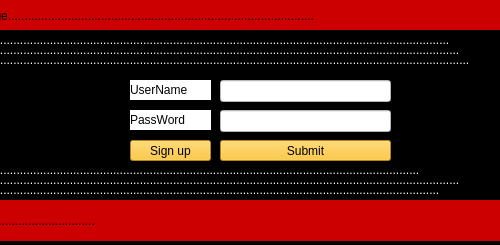
<?xml version="1.0" encoding="UTF-8"?>
<ui version="4.0">
 <class>clientloginpage</class>
 <widget class="QWidget" name="clientloginpage">
  <property name="geometry">
   <rect>
    <x>0</x>
    <y>0</y>
    <width>500</width>
    <height>245</height>
   </rect>
  </property>
  <property name="minimumSize">
   <size>
    <width>500</width>
    <height>245</height>
   </size>
  </property>
  <property name="maximumSize">
   <size>
    <width>500</width>
    <height>245</height>
   </size>
  </property>
  <property name="windowTitle">
   <string>Form</string>
  </property>
  <property name="styleSheet">
   <string notr="true">background-color: rgb(0, 0, 0);
font: 81 8pt &quot;Rockwell Extra Bold&quot;;</string>
  </property>
  <widget class="QLabel" name="label_5">
   <property name="geometry">
    <rect>
     <x>-30</x>
     <y>180</y>
     <width>601</width>
     <height>20</height>
    </rect>
   </property>
   <property name="styleSheet">
    <string notr="true">color: rgb(255, 255, 255);</string>
   </property>
   <property name="text">
    <string>.............................................................................................................................................</string>
   </property>
  </widget>
  <widget class="QLabel" name="label">
   <property name="geometry">
    <rect>
     <x>130</x>
     <y>80</y>
     <width>81</width>
     <height>20</height>
    </rect>
   </property>
   <property name="styleSheet">
    <string notr="true">background-color: rgb(255, 255, 255);</string>
   </property>
   <property name="text">
    <string>UserName</string>
   </property>
  </widget>
  <widget class="QLabel" name="label_6">
   <property name="geometry">
    <rect>
     <x>-10</x>
     <y>170</y>
     <width>601</width>
     <height>20</height>
    </rect>
   </property>
   <property name="styleSheet">
    <string notr="true">color: rgb(255, 255, 255);</string>
   </property>
   <property name="text">
    <string>.............................................................................................................................................</string>
   </property>
  </widget>
  <widget class="QLabel" name="label_2">
   <property name="geometry">
    <rect>
     <x>-250</x>
     <y>200</y>
     <width>1051</width>
     <height>41</height>
    </rect>
   </property>
   <property name="styleSheet">
    <string notr="true">font: 81 18pt &quot;Rockwell Extra Bold&quot;;
background-color: rgb(204, 0, 0);
</string>
   </property>
   <property name="text">
    <string>                             .............. Cinema Iran  ......................................</string>
   </property>
  </widget>
  <widget class="QLabel" name="label_4">
   <property name="geometry">
    <rect>
     <x>130</x>
     <y>110</y>
     <width>81</width>
     <height>20</height>
    </rect>
   </property>
   <property name="styleSheet">
    <string notr="true">background-color: rgb(255, 255, 255);</string>
   </property>
   <property name="text">
    <string>PassWord</string>
   </property>
  </widget>
  <widget class="QLineEdit" name="passline">
   <property name="geometry">
    <rect>
     <x>220</x>
     <y>110</y>
     <width>171</width>
     <height>22</height>
    </rect>
   </property>
   <property name="styleSheet">
    <string notr="true">background-color: rgb(255, 255, 255);</string>
   </property>
  </widget>
  <widget class="QLabel" name="label_3">
   <property name="geometry">
    <rect>
     <x>-160</x>
     <y>0</y>
     <width>1431</width>
     <height>31</height>
    </rect>
   </property>
   <property name="styleSheet">
    <string notr="true">font: 81 18pt &quot;Rockwell Extra Bold&quot;;
background-color: rgb(204, 0, 0);</string>
   </property>
   <property name="text">
    <string>....................... ClientLoginPage............................................................................................</string>
   </property>
  </widget>
  <widget class="QLineEdit" name="userline">
   <property name="geometry">
    <rect>
     <x>220</x>
     <y>80</y>
     <width>171</width>
     <height>22</height>
    </rect>
   </property>
   <property name="styleSheet">
    <string notr="true">background-color: rgb(255, 255, 255);</string>
   </property>
  </widget>
  <widget class="QLabel" name="label_7">
   <property name="geometry">
    <rect>
     <x>0</x>
     <y>50</y>
     <width>601</width>
     <height>20</height>
    </rect>
   </property>
   <property name="styleSheet">
    <string notr="true">color: rgb(255, 255, 255);</string>
   </property>
   <property name="text">
    <string>.............................................................................................................................................</string>
   </property>
  </widget>
  <widget class="QLabel" name="label_8">
   <property name="geometry">
    <rect>
     <x>-10</x>
     <y>40</y>
     <width>601</width>
     <height>20</height>
    </rect>
   </property>
   <property name="styleSheet">
    <string notr="true">color: rgb(255, 255, 255);</string>
   </property>
   <property name="text">
    <string>.............................................................................................................................................</string>
   </property>
  </widget>
  <widget class="QLabel" name="label_9">
   <property name="geometry">
    <rect>
     <x>-20</x>
     <y>30</y>
     <width>601</width>
     <height>20</height>
    </rect>
   </property>
   <property name="styleSheet">
    <string notr="true">color: rgb(255, 255, 255);</string>
   </property>
   <property name="text">
    <string>.............................................................................................................................................</string>
   </property>
  </widget>
  <widget class="QLabel" name="label_10">
   <property name="geometry">
    <rect>
     <x>-50</x>
     <y>160</y>
     <width>601</width>
     <height>20</height>
    </rect>
   </property>
   <property name="styleSheet">
    <string notr="true">color: rgb(255, 255, 255);</string>
   </property>
   <property name="text">
    <string>.............................................................................................................................................</string>
   </property>
  </widget>
  <widget class="QPushButton" name="pushButton">
   <property name="geometry">
    <rect>
     <x>220</x>
     <y>140</y>
     <width>171</width>
     <height>21</height>
    </rect>
   </property>
   <property name="styleSheet">
    <string notr="true">background-color: rgb(255, 187, 15);</string>
   </property>
   <property name="text">
    <string>Submit</string>
   </property>
  </widget>
  <widget class="QPushButton" name="pushButton_2">
   <property name="geometry">
    <rect>
     <x>130</x>
     <y>140</y>
     <width>81</width>
     <height>21</height>
    </rect>
   </property>
   <property name="styleSheet">
    <string notr="true">background-color: rgb(255, 187, 15);</string>
   </property>
   <property name="text">
    <string>Sign up</string>
   </property>
  </widget>
 </widget>
 <resources/>
 <connections/>
</ui>
